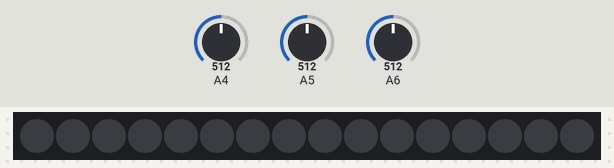
This sketch was run on a simulated Arduino Nano, built with avr-gcc and run on an emulated ATmega328P. Shown: 16 RGB LEDs in strip order, left to right. Inputs (shaded band) come from the test bench; at power-on: A4 = 512, A5 = 512, A6 = 512.

Above: at 1.2 s.
1.3 s: A4 set to 716
At 2.4 s:
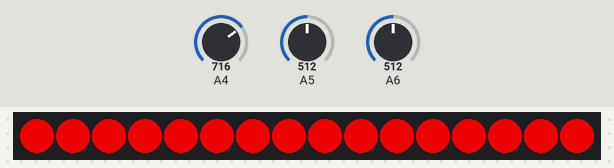
2.9 s: A5 set to 716
At 3.5 s:
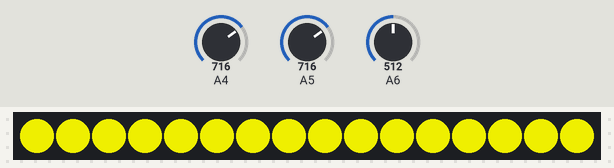
4.5 s: A6 set to 716
At 5.8 s:
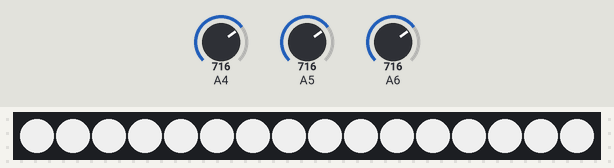
6.1 s: A4 set to 900
At 6.9 s:
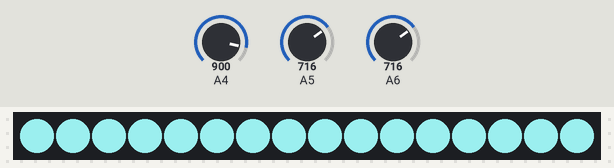
9.1 s: A5 set to 900
At 9.7 s:
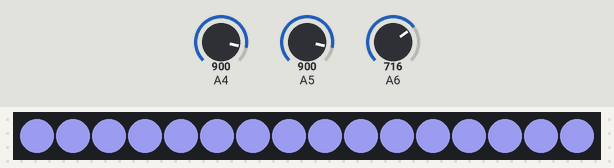
10.7 s: A4 set to 1023
At 12.1 s:
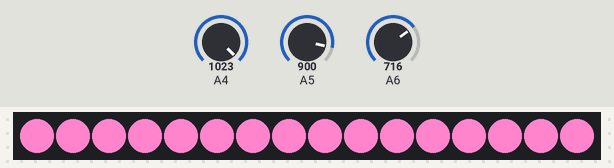
Timing chart, 0 to 13.3 s (numbered marks = the images above; inputs shaded):
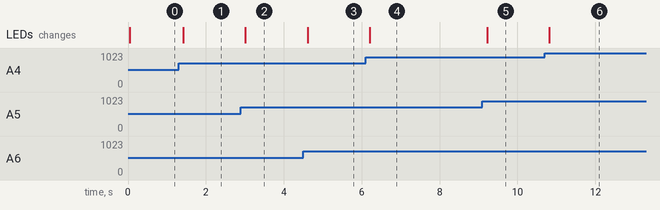

The sketch:

arduino_LED_color_selector.ino
```cpp
// Arduino with WS2812B LED Ring Light
// Control LED brightness and number of LED to turn on with potentiometer
// October 2023

#include <FastLED.h>
#define LEDPIN 3
#define NUMOFLEDS 16

CRGB leds[NUMOFLEDS];

void setup() {
  FastLED.addLeds<WS2812, LEDPIN, GRB>(leds, NUMOFLEDS);
}

void loop() {

  // Potentiometer for brightness
  int potR = analogRead(A4);
  int potG = analogRead(A5);
  int potB = analogRead(A6);
  delay(50);


  // Sync number of LED to lit to PotN values
  FastLED.clear();

  for (int led = 0; led <= 15; led++){
    leds[led] = CRGB(potR, potG, potB);
    FastLED.show();
  }
}
```

Measured:
- after the input at 1.3 s, the LEDs: change after 0.12 s (image 1)
- after the input at 2.9 s, the LEDs: change after 0.12 s (image 2)
- after the input at 4.5 s, the LEDs: change after 0.11 s (image 3)
- after the input at 6.1 s, the LEDs: change after 0.11 s (image 4)
- after the input at 9.1 s, the LEDs: change after 0.12 s (image 5)
- after the input at 10.7 s, the LEDs: change after 0.12 s (image 6)
